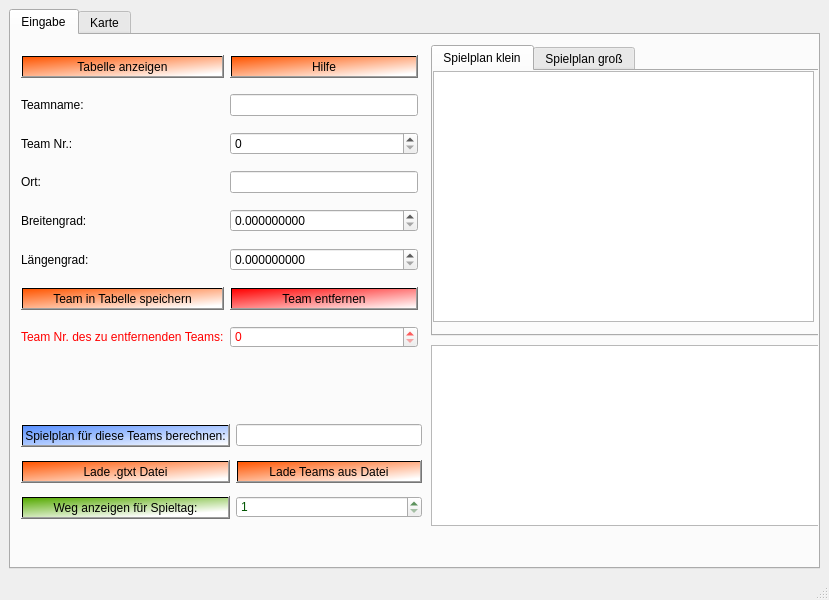
<?xml version="1.0" encoding="UTF-8"?>
<ui version="4.0">
 <class>MainWindow</class>
 <widget class="QMainWindow" name="MainWindow">
  <property name="geometry">
   <rect>
    <x>0</x>
    <y>0</y>
    <width>829</width>
    <height>600</height>
   </rect>
  </property>
  <property name="windowTitle">
   <string>MainWindow</string>
  </property>
  <widget class="QWidget" name="centralwidget">
   <layout class="QGridLayout" name="gridLayout">
    <item row="0" column="0" rowspan="2">
     <widget class="QTabWidget" name="tabWidget">
      <property name="currentIndex">
       <number>0</number>
      </property>
      <widget class="QWidget" name="tab">
       <attribute name="title">
        <string>Eingabe</string>
       </attribute>
       <widget class="QWidget" name="gridLayoutWidget_2">
        <property name="geometry">
         <rect>
          <x>10</x>
          <y>10</y>
          <width>397</width>
          <height>321</height>
         </rect>
        </property>
        <layout class="QGridLayout" name="gridLayout_3">
         <item row="8" column="1">
          <widget class="QSpinBox" name="teamNrEntfern">
           <property name="styleSheet">
            <string notr="true">QSpinBox{
	color: rgb(255, 0, 0);
}</string>
           </property>
          </widget>
         </item>
         <item row="6" column="1">
          <widget class="QDoubleSpinBox" name="eingabeLaengengrad">
           <property name="decimals">
            <number>9</number>
           </property>
          </widget>
         </item>
         <item row="1" column="0">
          <widget class="QLabel" name="teamname">
           <property name="text">
            <string>Teamname:</string>
           </property>
          </widget>
         </item>
         <item row="1" column="1">
          <widget class="QLineEdit" name="eingabeName"/>
         </item>
         <item row="5" column="1">
          <widget class="QDoubleSpinBox" name="eingabeBreitengrad">
           <property name="decimals">
            <number>9</number>
           </property>
          </widget>
         </item>
         <item row="5" column="0">
          <widget class="QLabel" name="koordinaten">
           <property name="text">
            <string>Breitengrad:</string>
           </property>
          </widget>
         </item>
         <item row="2" column="1">
          <widget class="QSpinBox" name="eingabeNr"/>
         </item>
         <item row="0" column="0">
          <widget class="QPushButton" name="tableform">
           <property name="styleSheet">
            <string notr="true">QPushButton{
	background-color: qlineargradient(spread:pad, x1:0, y1:0, x2:0.915789, y2:0.931, stop:0 rgba(255, 85, 0, 255), stop:1 rgba(255, 255, 255, 255));
}</string>
           </property>
           <property name="text">
            <string>Tabelle anzeigen</string>
           </property>
          </widget>
         </item>
         <item row="8" column="0">
          <widget class="QLabel" name="label_3">
           <property name="styleSheet">
            <string notr="true">color: rgb(255, 0, 0);</string>
           </property>
           <property name="text">
            <string>Team Nr. des zu entfernenden Teams:</string>
           </property>
          </widget>
         </item>
         <item row="3" column="0">
          <widget class="QLabel" name="ort">
           <property name="text">
            <string>Ort:</string>
           </property>
          </widget>
         </item>
         <item row="0" column="1">
          <widget class="QPushButton" name="helpbutton">
           <property name="styleSheet">
            <string notr="true">QPushButton{
	background-color: qlineargradient(spread:pad, x1:0, y1:0, x2:0.915789, y2:0.931, stop:0 rgba(255, 85, 0, 255), stop:1 rgba(255, 255, 255, 255));
}</string>
           </property>
           <property name="text">
            <string>Hilfe</string>
           </property>
          </widget>
         </item>
         <item row="6" column="0">
          <widget class="QLabel" name="label_2">
           <property name="text">
            <string>Längengrad:</string>
           </property>
          </widget>
         </item>
         <item row="7" column="0">
          <widget class="QPushButton" name="pushTeam">
           <property name="styleSheet">
            <string notr="true">QPushButton{
	background-color: qlineargradient(spread:pad, x1:0, y1:0, x2:0.915789, y2:0.931, stop:0 rgba(255, 85, 0, 255), stop:1 rgba(255, 255, 255, 255));
}</string>
           </property>
           <property name="text">
            <string>Team in Tabelle speichern</string>
           </property>
          </widget>
         </item>
         <item row="2" column="0">
          <widget class="QLabel" name="teamnummer">
           <property name="text">
            <string>Team Nr.:</string>
           </property>
          </widget>
         </item>
         <item row="3" column="1">
          <widget class="QLineEdit" name="eingabeOrt"/>
         </item>
         <item row="7" column="1">
          <widget class="QPushButton" name="teamEntfernen">
           <property name="styleSheet">
            <string notr="true">QPushButton{
	background-color: qlineargradient(spread:pad, x1:0, y1:0, x2:1, y2:1, stop:0 rgba(255, 0, 0, 255), stop:1 rgba(255, 255, 255, 255));
}</string>
           </property>
           <property name="text">
            <string>Team entfernen</string>
           </property>
          </widget>
         </item>
        </layout>
       </widget>
       <widget class="QWidget" name="gridLayoutWidget_3">
        <property name="geometry">
         <rect>
          <x>10</x>
          <y>382</y>
          <width>401</width>
          <height>111</height>
         </rect>
        </property>
        <layout class="QGridLayout" name="gridLayout_4">
         <item row="0" column="1">
          <widget class="QLineEdit" name="teamsForSchedule">
           <property name="styleSheet">
            <string notr="true">QLineEdit{
color: rgb(0, 0, 127)
}</string>
           </property>
           <property name="text">
            <string/>
           </property>
          </widget>
         </item>
         <item row="1" column="0">
          <widget class="QPushButton" name="loadgtxt">
           <property name="styleSheet">
            <string notr="true">QPushButton{
	background-color: qlineargradient(spread:pad, x1:0, y1:0, x2:0.915789, y2:0.931, stop:0 rgba(255, 85, 0, 255), stop:1 rgba(255, 255, 255, 255));
}</string>
           </property>
           <property name="text">
            <string>Lade .gtxt Datei</string>
           </property>
          </widget>
         </item>
         <item row="1" column="1">
          <widget class="QPushButton" name="loadteams">
           <property name="styleSheet">
            <string notr="true">QPushButton{
	background-color: qlineargradient(spread:pad, x1:0, y1:0, x2:0.915789, y2:0.931, stop:0 rgba(255, 85, 0, 255), stop:1 rgba(255, 255, 255, 255));
}</string>
           </property>
           <property name="text">
            <string>Lade Teams aus Datei</string>
           </property>
          </widget>
         </item>
         <item row="0" column="0">
          <widget class="QPushButton" name="pushBerechnung">
           <property name="styleSheet">
            <string notr="true">QPushButton{
background-color: qlineargradient(spread:pad, x1:0, y1:0, x2:1, y2:1, stop:0 rgba(88, 144, 255, 255), stop:1 rgba(255, 255, 255, 255));
}</string>
           </property>
           <property name="text">
            <string>Spielplan für diese Teams berechnen:</string>
           </property>
          </widget>
         </item>
         <item row="2" column="0">
          <widget class="QPushButton" name="showpath">
           <property name="styleSheet">
            <string notr="true">QPushButton{
background-color: qlineargradient(spread:pad, x1:0, y1:0, x2:0.652632, y2:0.938, stop:0 rgba(85, 170, 0, 255), stop:1 rgba(255, 255, 255, 255))
}</string>
           </property>
           <property name="text">
            <string>Weg anzeigen für Spieltag:</string>
           </property>
          </widget>
         </item>
         <item row="2" column="1">
          <widget class="QSpinBox" name="spieltagnr">
           <property name="styleSheet">
            <string notr="true">QSpinBox{
	color: rgb(0, 85, 0)
}</string>
           </property>
           <property name="minimum">
            <number>1</number>
           </property>
          </widget>
         </item>
        </layout>
       </widget>
       <widget class="QTabWidget" name="tabWidgetSpielplan">
        <property name="geometry">
         <rect>
          <x>420</x>
          <y>10</y>
          <width>391</width>
          <height>291</height>
         </rect>
        </property>
        <property name="currentIndex">
         <number>0</number>
        </property>
        <widget class="QWidget" name="tab_3">
         <attribute name="title">
          <string>Spielplan klein</string>
         </attribute>
         <widget class="QTextEdit" name="tabelle">
          <property name="geometry">
           <rect>
            <x>0</x>
            <y>0</y>
            <width>381</width>
            <height>251</height>
           </rect>
          </property>
         </widget>
        </widget>
        <widget class="QWidget" name="tab_4">
         <attribute name="title">
          <string>Spielplan groß</string>
         </attribute>
         <widget class="QTextEdit" name="schedulewritten">
          <property name="geometry">
           <rect>
            <x>0</x>
            <y>10</y>
            <width>371</width>
            <height>251</height>
           </rect>
          </property>
         </widget>
        </widget>
       </widget>
       <widget class="QTableView" name="tableView">
        <property name="geometry">
         <rect>
          <x>420</x>
          <y>310</y>
          <width>541</width>
          <height>181</height>
         </rect>
        </property>
       </widget>
      </widget>
      <widget class="QWidget" name="tab_2">
       <attribute name="title">
        <string>Karte</string>
       </attribute>
       <widget class="QGraphicsView" name="graphicsView">
        <property name="geometry">
         <rect>
          <x>20</x>
          <y>80</y>
          <width>1030</width>
          <height>1030</height>
         </rect>
        </property>
       </widget>
       <widget class="QSpinBox" name="zoombox">
        <property name="geometry">
         <rect>
          <x>110</x>
          <y>30</y>
          <width>61</width>
          <height>31</height>
         </rect>
        </property>
        <property name="minimum">
         <number>3</number>
        </property>
        <property name="maximum">
         <number>18</number>
        </property>
        <property name="value">
         <number>9</number>
        </property>
       </widget>
       <widget class="QWidget" name="gridLayoutWidget">
        <property name="geometry">
         <rect>
          <x>460</x>
          <y>10</y>
          <width>254</width>
          <height>83</height>
         </rect>
        </property>
        <layout class="QGridLayout" name="gridLayout_2">
         <item row="1" column="0">
          <widget class="QPushButton" name="west">
           <property name="text">
            <string>West</string>
           </property>
          </widget>
         </item>
         <item row="0" column="1">
          <widget class="QPushButton" name="north">
           <property name="text">
            <string>Nord</string>
           </property>
          </widget>
         </item>
         <item row="2" column="1">
          <widget class="QPushButton" name="south">
           <property name="text">
            <string>Süd</string>
           </property>
          </widget>
         </item>
         <item row="1" column="2">
          <widget class="QPushButton" name="east">
           <property name="text">
            <string>Ost</string>
           </property>
          </widget>
         </item>
        </layout>
       </widget>
       <widget class="QLabel" name="label">
        <property name="geometry">
         <rect>
          <x>20</x>
          <y>40</y>
          <width>81</width>
          <height>16</height>
         </rect>
        </property>
        <property name="text">
         <string>Zoomstufe:</string>
        </property>
       </widget>
      </widget>
     </widget>
    </item>
   </layout>
  </widget>
  <widget class="QMenuBar" name="menubar">
   <property name="geometry">
    <rect>
     <x>0</x>
     <y>0</y>
     <width>829</width>
     <height>20</height>
    </rect>
   </property>
  </widget>
  <widget class="QStatusBar" name="statusbar"/>
 </widget>
 <resources/>
 <connections/>
</ui>
